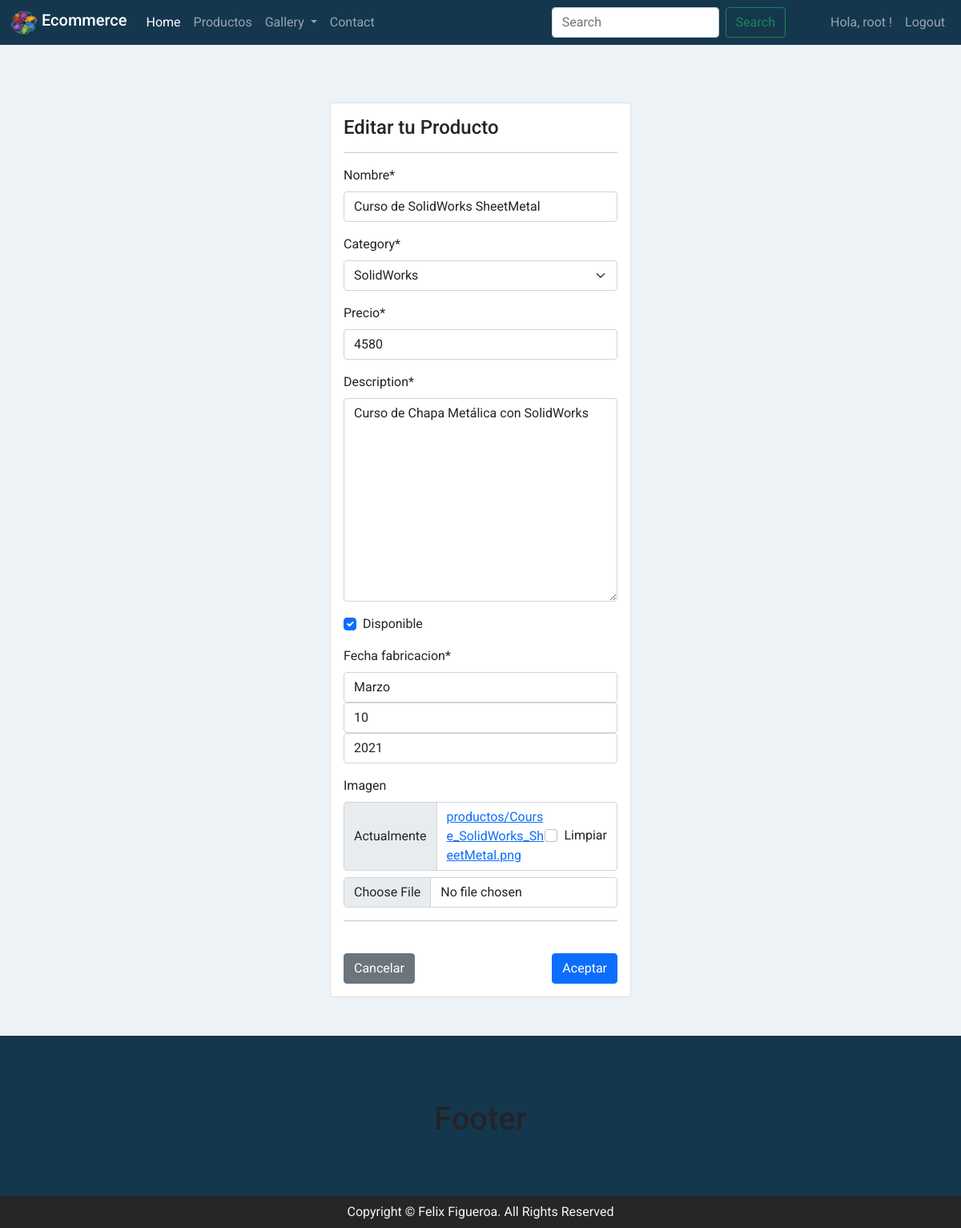
The app's page /modificar-producto/7/ (signed in) with its own data.
### app1/models.py (models this page shows, shortened)
class Producto(models.Model):
    nombre = models.CharField(max_length=50)
    category = models.ForeignKey(Category, on_delete=models.PROTECT)
    precio = models.IntegerField()
    description = models.TextField()
    disponible = models.BooleanField()
    fecha_fabricacion = models.DateTimeField()
    imagen = models.ImageField(upload_to="productos",null=True)
    '''Cuando agregamos un nuevo campo al modelo existente,
    debe ser null o al menos debe tener un valor por defecto,
    porque ya hay datos almacenados en el modelo'''

class Category(models.Model):
    nombre = models.CharField(max_length=50)
    def __str__(self):
        return self.nombre

### app1/views.py (the view, shortened to what this page needs)
# urls.py: path('modificar-producto/<id>/', modificar_producto, name= "modificar_producto"),
@permission_required('app1.change_producto')
def modificar_producto(request, id):
    producto = get_object_or_404(Producto, id=id)
    data = {
        'form': ProductoForm(instance=producto)
    }
    return render(request, 'producto/modificar.html', data)

### app1/forms.py (shortened to what this page needs)
class ProductoForm(forms.ModelForm):
    nombre = forms.CharField(min_length=3, max_length=50)
    imagen = forms.ImageField(required=False, validators=[MaxSizeFileValidator(max_file_size=2)])
    precio = forms.IntegerField(min_value=1, max_value=100000)
    class Meta:
        model = Producto
        fields = '__all__'
        widgets = {
            "fecha_fabricacion": forms.SelectDateWidget() # mejorar con plugin de javascripts.
        }

### app1/templates/producto/modificar.html (shortened to what this page needs)
{% extends 'app/base.html'%}
{% block contenido %}
{% load crispy_forms_tags %}
<div class="row">
    <div class="col"></div>
    <div class="col-12 col-md-4">
        <div class="card">
            <div class="card-body">
                <h4>Editar tu Producto</h4>
                <hr>
                <form action="" method="post" enctype="multipart/form-data">
                    {{ form | crispy}}
                    <hr>
                    <br>
                    <div class="d-flex justify-content-between">
                        <a href="{% url 'home' %}" class="btn btn-secondary">Cancelar</a>
                        <input type="submit" value= "Aceptar" class="btn btn-primary">
                    </div>
                </form>
            </div>
        </div>
    </div>
    <div class="col"></div>
</div>
{% endblock %}

### app1/templates/app/base.html (shortened to what this page needs)
{%  load static %}
<!doctype html>
<html lang="en">
  <head>
    <link href="https://cdn.jsdelivr.net/npm/bootstrap@5.0.1/dist/css/bootstrap.min.css" rel="stylesheet">
    <link rel="stylesheet" href="{% static 'app/css/style.css'%}">
    <link rel="stylesheet" href="https://use.fontawesome.com/releases/v5.15.2/css/all.css">
  </head>
  <body>
    <nav class="navbar navbar-expand-lg navbar-dark" style="background-color: #15374e;">
        <div class="container-fluid">
            <a class="navbar-brand mb-0 h1" href="{% url 'home'%}">
            <img src="{% static 'app/icon/brand.png'%}" alt="logo" width="35" height="30" class="d-inline-block align-text-top">
            Ecommerce
            </a>
            <div class="collapse navbar-collapse" id="navbarSupportedContent">
                <ul class="navbar-nav me-auto mb-2 mb-lg-0">
                    <li class="nav-item">
                    <a class="nav-link active" aria-current="page" href="{% url 'home'%}">Home</a>
                    <li class="nav-item">
                    <a class="nav-link" href="{% url 'products'%}">Productos</a>
                    </li>
                    <li class="nav-item dropdown">
                    <a class="nav-link dropdown-toggle" href="#" id="navbarDropdown" role="button" data-bs-toggle="dropdown" aria-expanded="false">
                        Gallery
                    </a>
                    </li>
                    <li class="nav-item">
                    <a class="nav-link" href="{% url 'contacts'%}" tabindex="-1" aria-disabled="true">Contact</a>
                    </li>
                </ul>
                <form class="d-flex mx-5">
                    <input class="form-control me-2" type="search" placeholder="Search" aria-label="Search">
                    <button class="btn btn-outline-success" type="submit">Search</button>
                </form>
                <ul class="navbar-nav">
                {% if user.is_authenticated %}
                    <li class="nav-item">
                        <a class="nav-link" href="#" role="button">Hola, {{ user.username }} !</a>
                    </li>
                    <li class="nav-item">
                        <a class="nav-link" href="{% url 'logout' %}" role="button">Logout</a>
                    </li>
                {% endif %}
                </ul>
            </div>
        </div>
    </nav>
    <main>
        <br>
        <br>
        <br>
        <div class="container-fluid">
            {% block contenido %}{% endblock %}
        </div>
    </main>
    <br>
    <br>
    <footer>
        <div class="container-fluid ">
            <div class="row">
                <div class="footer-container">
                    <h1>Footer</h1>
                </div>
            </div>
        </div>
        <div class="container-fluid">
            <div class="row">
                <div class="col py-2 " style="color:whitesmoke; font-size: 16px; text-align:center; background-color: #262626;">
                    Copyright © Felix Figueroa. All Rights Reserved
                </div>
            </div>
        </div>
    </footer>
  </body>
</html>

### app1/static/app/css/style.css (style rules this page uses)
body { background-color:#EDF2F7; font-family: 'Roboto', sans-serif; }
.footer-container { width: 100%; height: 200px; background: #15374e; text-align: center; padding-top:80px; }

### records on screen
Producto: nombre "Curso de SolidWorks SheetMetal", category "SolidWorks", precio "4580", description "Curso de Chapa Metálica con SolidWorks", disponible "☑"

### other values on screen
{{ user.username }} "root"
